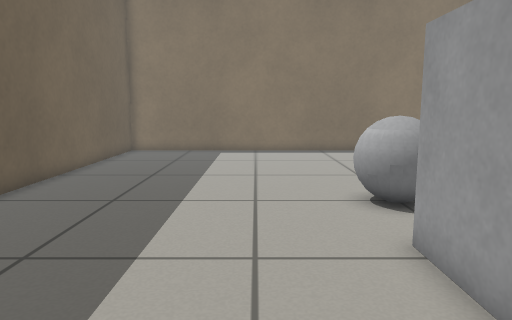
View 1 (above)

14 first-person views from a walk through a robot-simulator world made for Gazebo. The camera is 0.64 m above the floor, tilts 8° down and sees 70° across. The floor is counted in squares, 0.25 m on a side. Each view is taken from the middle of a square. On the plan, view 1 faces up. The plan holds only what a view shows up to about 20 squares ahead; the rest is blank.

View 2
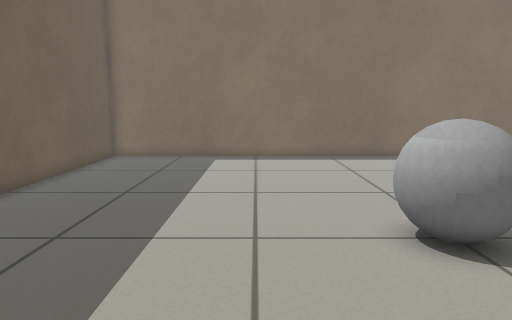

View 3
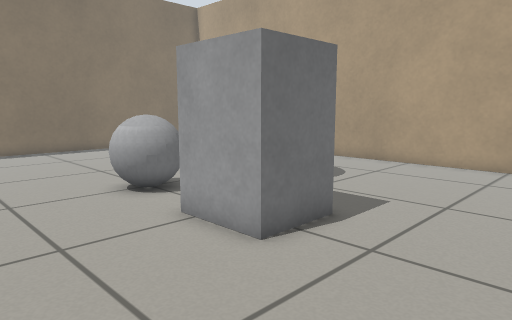

View 4
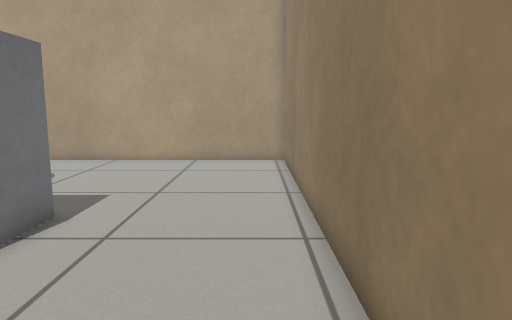

View 5
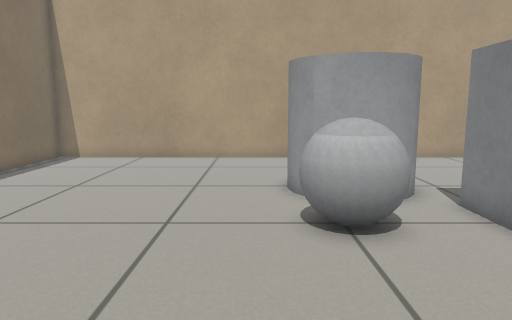

View 6
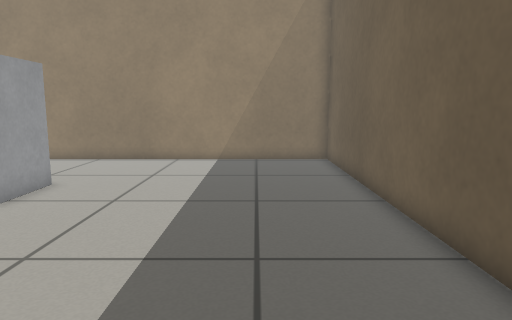

View 7
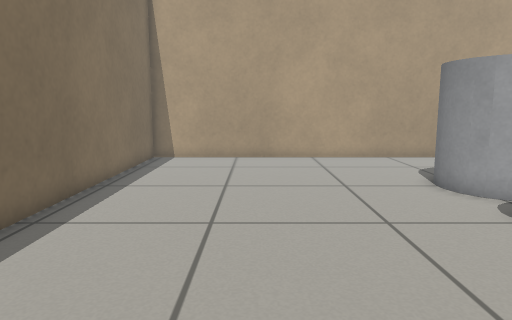

View 8
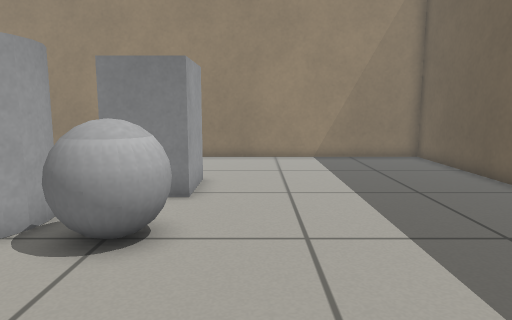

View 9
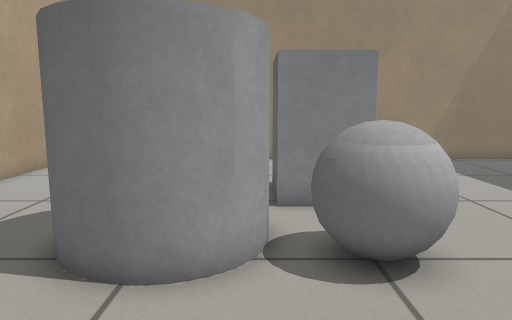

View 10
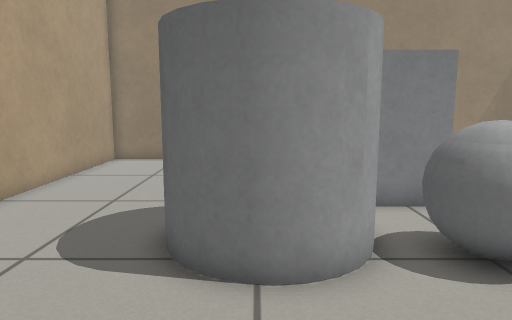

View 11
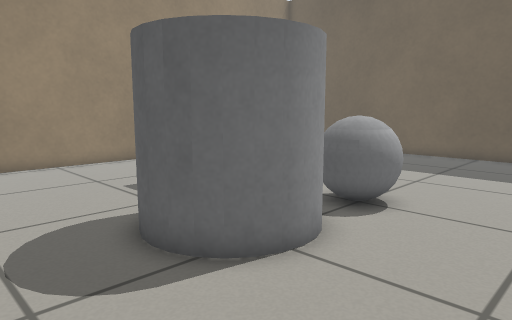

View 12
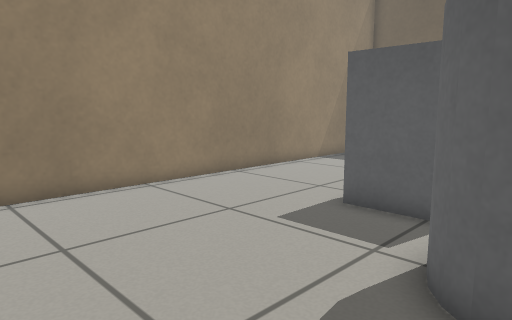

View 13
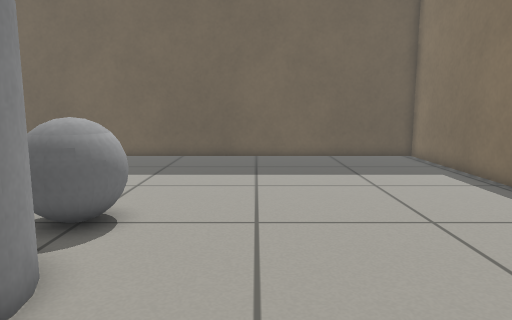

View 14
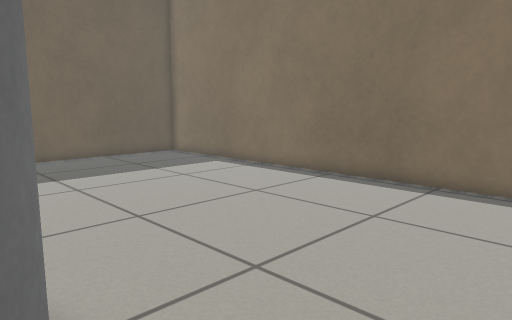

### Floor plan
Key: @ floor where view 1 was taken; # wall or solid block; . floor; B grey ball; G grey box; C grey cylinder.
Columns run from 8 left of view 1 to 15 right of it. Each row starts with its distance up from view 1.
 22 ########################
 21 #......................#
 20 #......................#
 19 #......................#
 18 #......................#
 17 #......................#
 16 #......................#
 15 #......................#
 14 #......................#
 13 #......................#
 12 #......................#
 11 #..........BBB.CCC.....#
 10 #..........BBBCC CC....#
  9 #..........BBBC   C....#
  8 #.............C  CC....#
  7 #..........GGG.CCC.....#
  6 #..........G G.........#
  5 #..........G G.........#
  4 #..........GGG.........#
  3 #......................#
  2 #......................#
  1 #......................#
  0 #.......@..............#
 -1 #......................#
 -2 ########################

Positions as (right, up) in squares from view 1, and headings:
1: (0, 0), facing up
2: (0, 3), facing up
3: (-2, -1), facing up-right
4: (-3, -1), facing right
5: (-4, 12), facing right
6: (-4, 16), facing down
7: (-4, 17), facing right
8: (1, 17), facing down
9: (6, 16), facing down
10: (8, 16), facing down
11: (13, 15), facing down-left
12: (14, 9), facing down-left
13: (12, 14), facing left
14: (12, 10), facing up-left
